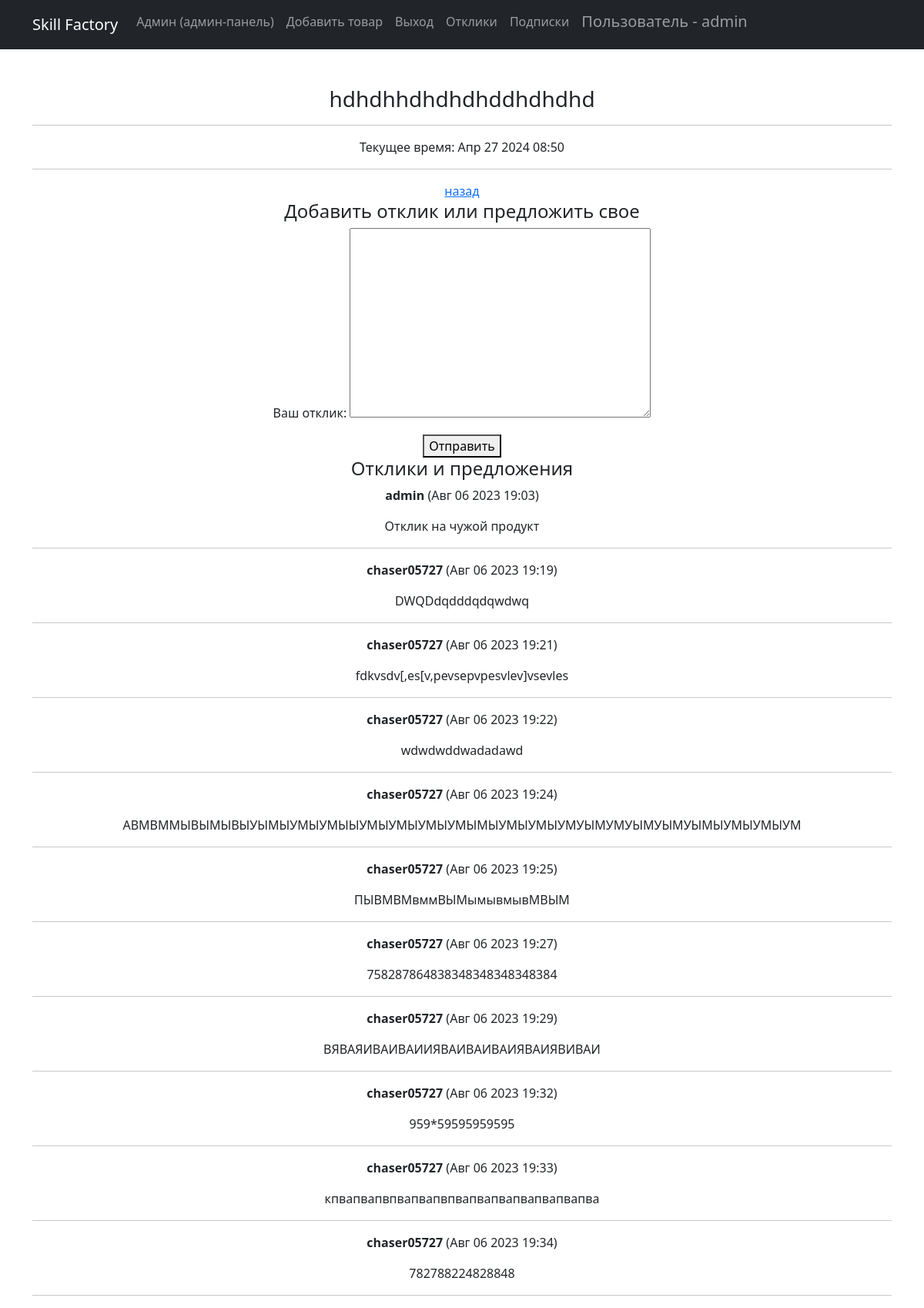
The page /products/2 (signed in) on the database its author committed.
### simpleapp/models.py (models this page shows, shortened)
class Product(models.Model):
    class Meta:
        verbose_name = 'Продукт'
        verbose_name_plural = 'Продукты'
    author = models.ForeignKey(Author, on_delete=models.CASCADE)
    icon = RichTextField( # поле для иконки
        verbose_name='Иконка',
        blank=True,  # поле необязательное, может быть пустым
    )
    name = models.TextField(
        max_length=254,
        unique=True, # названия товаров не должны повторяться
        verbose_name='Название',
    )
    description = RichTextField(verbose_name = 'Описание')
    quantity = models.IntegerField(
        validators=[MinValueValidator(0)], verbose_name = 'Количество'
    )
    category = models.ForeignKey(
        to='Category',
        on_delete=models.CASCADE,
        related_name='products', # все продукты в категории будут доступны через поле products
        verbose_name='Категория',
    )
    price = models.FloatField(
        validators=[MinValueValidator(0.0)],
        verbose_name = 'Цена',
    )
    created_at = models.DateTimeField(
        default=timezone.now,  # Значение по умолчанию - текущая дата и время
        verbose_name='Дата создания',
    )

class Comment(models.Model):      # модель для откликов
    class Meta:
        verbose_name = 'Комментарий'
        verbose_name_plural = 'Комментарии'
    user = models.ForeignKey(
        to=User,
        on_delete=models.CASCADE,
        related_name='comments',
        verbose_name='Пользователь',
    )
    product = models.ForeignKey(
        to='Product',
        on_delete=models.CASCADE,
        related_name='comments',
        verbose_name='Продукт',
    )
    text = models.TextField(verbose_name='Текст комментария')
    created_at = models.DateTimeField(auto_now_add=True, verbose_name='Дата создания')
    accepted = models.BooleanField(default=False, verbose_name='Принят', choices=[(False, 'Не принят'), (True, 'Принят')])

### simpleapp/views.py (the view, shortened to what this page needs)
# urls.py: path('<int:pk>',ProductDetail.as_view(), name='product_detail'),
class ProductDetail(DetailView):
    model = Product
    template_name = 'product.html'
    context_object_name = 'product'
    def get_context_data(self, **kwargs,):
        context = super().get_context_data(**kwargs)
        context['comments'] = Comment.objects.filter(product=self.object).all()
        context['time_now'] = datetime.now()
        if self.request.user.is_authenticated:  # Проверяем, авторизован ли пользователь
            context['form'] = CommentForm()  # Если да, добавляем форму в контекст
        return context

### simpleapp/forms.py
class CommentForm(forms.ModelForm):
    class Meta:
        model = Comment
        fields = ['text']
        labels = {
            'text': 'Ваш отклик',
        }

### templates/product.html (shortened to what this page needs)
{% extends 'flatpages/default.html' %}
{% block content %}
<h3>{{ product.description | safe }}</h3>
<hr>
<p>Текущее время: {{ time_now|date:'M d Y H:i' }}</p>
<hr>
<a href="/products/">назад</a>
{% if user.is_authenticated %}
<h4>Добавить отклик или предложить свое</h4>
<form method="post">
    {{ form.as_p }}
    <button type="submit">Отправить</button>
</form>
{% endif %}
{% if product.comments.exists %}
    <h4>Отклики и предложения</h4>
    {% for comment in product.comments.all %}
        <p><strong>{{ comment.user.username }}</strong> ({{ comment.created_at|date:'M d Y H:i' }})</p>
        <p>{{ comment.text }}</p>
        <hr>
    {% endfor %}
{% else %}
    <h4>К этому товару еще нет откликов. Вы можете оставить его первый!</h4>
{% endif %}
{% endblock content %}

### templates/flatpages/default.html (shortened to what this page needs)
<!DOCTYPE html>
<html lang="en">
    <head>
        {% load static %}
        <link href="{% static 'css/styles.css' %}" rel="stylesheet" />
    </head>
    <body>
        <nav class="navbar navbar-expand-lg navbar-dark bg-dark static-top">
   <div class="container">
       <a class="navbar-brand" href="/products/">Skill Factory</a>
       <div class="collapse navbar-collapse" id="navbarResponsive">
           <ul class="navbar-nav ml-auto">
               <li class="nav-item active">
                   <a class="nav-link" href="/admin/">Админ
                       <span class="sr-only">(админ-панель)</span>
                   </a>
               </li>
              {% if user.is_authenticated %}
               <li class="nav-item">
                   <a class="nav-link" href="/products/create/">Добавить товар</a>
               </li>
               {% endif %}
               {% if user.is_authenticated %}
               <li class="nav-item">
                   <a class="nav-link" href="/accounts/logout/">Выход</a>
               </li>
               <li class="nav-item">
                   <a class="nav-link" href="/products/comments/">Отклики</a>
               </li>
               <li class="nav-item">
                   <a class="nav-link" href="/products/subscriptions/">Подписки</a>
               </li>
               <li class="nav-item">
                    <h5><a class="nav-link" href="">Пользователь - {{ user }}</a></h5>
               </li>
               {% endif %}
           </ul>
       </div>
   </div>
</nav>
        <div class="container">
            <div class="text" align="center">
                <br>
                <br>
                {% block content %}
                {% endblock content %}
            </div>
        </div>
    </body>
</html>

### rows shown on the page
Product: description "hdhdhhdhdhdhddhdhdhd"
Comment: user.username "admin", created_at "Авг 06 2023 19:03", text "Отклик на чужой продукт"
Comment: user.username "chaser05727", created_at "Авг 06 2023 19:19", text "DWQDdqdddqdqwdwq"
Comment: user.username "chaser05727", created_at "Авг 06 2023 19:21", text "fdkvsdv[,es[v,pevsepvpesvlev]vsevles"
Comment: user.username "chaser05727", created_at "Авг 06 2023 19:22", text "wdwdwddwadadawd"
Comment: user.username "chaser05727", created_at "Авг 06 2023 19:24", text "АВМВММЫВЫМЫВЫУЫМЫУМЫУМЫЫУМЫУМЫУМЫУМЫМЫУМЫУМЫУМУЫМУМУЫМУЫМУЫМЫУМЫУМЫУМ"
Comment: user.username "chaser05727", created_at "Авг 06 2023 19:25", text "ПЫВМВМвммВЫМымывмывМВЫМ"
Comment: user.username "chaser05727", created_at "Авг 06 2023 19:27", text "758287864838348348348348384"
Comment: user.username "chaser05727", created_at "Авг 06 2023 19:29", text "ВЯВАЯИВАИВАИИЯВАИВАИВАИЯВАИЯВИВАИ"
Comment: user.username "chaser05727", created_at "Авг 06 2023 19:32", text "959*59595959595"
Comment: user.username "chaser05727", created_at "Авг 06 2023 19:33", text "кпвапвапвпвапвапвпвапвапвапвапвапвапва"
Comment: user.username "chaser05727", created_at "Авг 06 2023 19:34", text "782788224828848"

### other values the page prints
{{ user }} "admin"
{{ time_now|date:'M d Y H:i' }} "Апр 27 2024 08:50"
